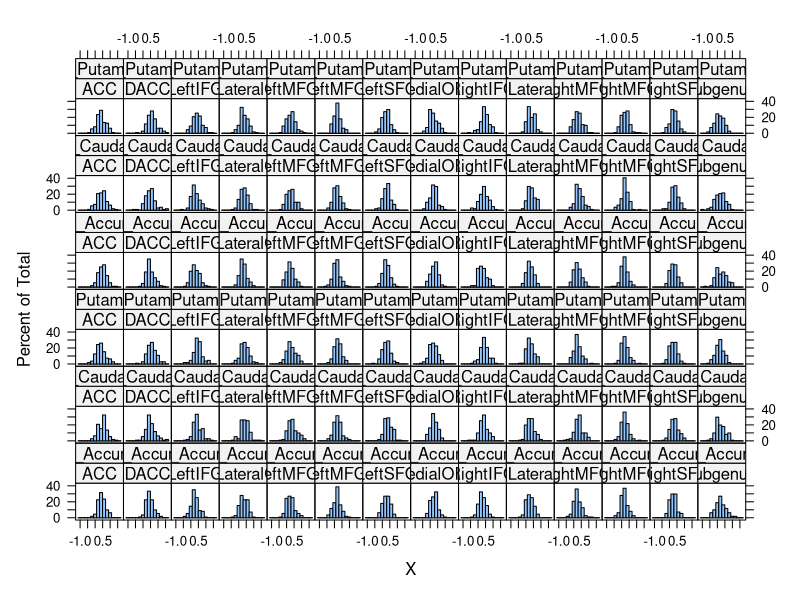

Write the R code that produced this figure. (Note: this script raises an error after producing the figure.)
#setwd(file.path(getMainDir(), "Miscellaneous", "Aarthi_ROIMultComp"))
setwd(paste0(basedir, "/multcomp_from_MH"))

library(lme4)
library(multcomp)
library(lattice)
rois <- read.csv("MATRIX_ALL.csv")

#looks normal enough to me!
histogram(~X | PFC + Subcortical, rois)

#store subject id as categorical
rois$Subject.ID <- factor(rois$Subject.ID)

#mixed correlation model
corrMixed <- lmer(X ~ 1 + PFC * Subcortical * COMT.Genotype * AgeInverseCentered + (1 | Subject.ID), rois, REML=TRUE)

fixef(corrMixed)



#compute cmat for each PFC * Subcort combination
cmat <- list(age=list(), genotype=list(), agexgeno=list())
subcortLevels <- levels(rois$Subcortical)
pfcLevels <- levels(rois$PFC)
coefs <- fixef(corrMixed)
ageEff <- "AgeInverseCentered"
comtEff <- "COMT.Genotype"

for (l in 1:length(subcortLevels)) {
  for (m in 1:length(pfcLevels)) {
    
    #setup empty contrast
    cont <- rep(0, length(coefs))
    names(cont) <- names(coefs)
    
    #setup possible effects of interest
    meSubcort <- paste("Subcortical", subcortLevels[l], sep="")
    mePFC <- paste("PFC", pfcLevels[m], sep="")
    
    #interactions must follow order of model specification above
    #two-way interactions (6 of them)
    pfc_subcort <- paste(mePFC, meSubcort, sep=":")
    pfc_comt <- paste(mePFC, comtEff, sep=":")
    pfc_age <- paste(mePFC, ageEff, sep=":")
    subcort_comt <- paste(meSubcort, comtEff, sep=":")
    subcort_age <- paste(meSubcort, ageEff, sep=":") 
    comt_age <- paste(comtEff, ageEff, sep=":")
    
    #three-way interactions (4 of them)
    pfc_subcort_comt <- paste(mePFC, meSubcort, comtEff, sep=":")
    pfc_subcort_age <- paste(mePFC, meSubcort, ageEff, sep=":")
    pfc_comt_age <- paste(mePFC, comtEff, ageEff, sep=":")
    subcort_comt_age <- paste(meSubcort, comtEff, ageEff, sep=":")
    
    #four-way interaction
    fourway <- paste(mePFC, meSubcort, comtEff, ageEff, sep=":")
    
    #####
    #age contrast
    #Generally: age + subcort:age + pfc:age + subcort:pfc:age
    age.cont <- cont
    age.cont[ageEff] <- 1 #always include main effect of age for age tests
    
    #two-way age x brain region interactions
    if (pfc_age %in% names(coefs)) age.cont[pfc_age] <- 1
    if (subcort_age %in% names(coefs)) age.cont[subcort_age] <- 1
    
    #three-way age x subcort x pfc
    if (pfc_subcort_age %in% names(coefs)) age.cont[pfc_subcort_age] <- 1
    
    conName <- paste(subcortLevels[l], pfcLevels[m], "Age", sep=" X ")
    cmat$age[[conName]] <- age.cont
    
    #####
    #genotype contrast
    #Generally: comt + subcort:comt + pfc:comt + subcort:pfc:comt
    genotype.cont <- cont
    genotype.cont[comtEff] <- 1 #always include main effect of genotype for genotype tests
    
    #two-way genotype x brain region interactions
    if (pfc_comt %in% names(coefs)) genotype.cont[pfc_comt] <- 1
    if (subcort_comt %in% names(coefs)) genotype.cont[subcort_comt] <- 1
    
    #three-way genotype x subcort x pfc
    if (pfc_subcort_comt %in% names(coefs)) genotype.cont[pfc_subcort_comt] <- 1
    
    conName <- paste(subcortLevels[l], pfcLevels[m], "COMT", sep=" X ")
    cmat$genotype[[conName]] <- genotype.cont
    
    #####
    #age x genotype
    #Contrasts test how the age x comt interaction deviates for this PFC x Subcort pair
    #Generally: age:comt + subcort:age:comt + pfc:age:comt + subcort:pfc:age:comt
    agexgeno.cont <- cont
    agexgeno.cont[comt_age] <- 1 #always include genotype x age interaction, which is the reference
    
    #three-way interactions that include age x comt
    if (pfc_comt_age %in% names(coefs)) agexgeno.cont[pfc_comt_age] <- 1
    if (subcort_comt_age %in% names(coefs)) agexgeno.cont[subcort_comt_age] <- 1
    
    #four-way interaction
    if (fourway %in% names(coefs)) agexgeno.cont[fourway] <- 1
    
    conName <- paste(subcortLevels[l], pfcLevels[m], "Age", "COMT", sep=" x ")
    cmat$agexgeno[[conName]] <- agexgeno.cont
    
    
  }
}

#check genotype contrast problem:


#print out contrast estimates for a couple of models.
for (i in 1:2) {
  cat("Age cont: ", names(cmat$age)[i], "\n")
  print(sum(coefs[which(cmat$age[[i]] > 0)]))
  
  cat("Comt cont: ", names(cmat$comt)[i], "\n")
  print(sum(coefs[which(cmat$genotype[[i]] > 0)]))
  
  cat("Age x geno cont: ", names(cmat$agexgeno)[i], "\n")
  print(sum(coefs[which(cmat$agexgeno[[i]] > 0)]))
}

#spot check three models 
laccum_acc <- subset(rois, Subcortical=="L_Accum" & PFC=="ACC")
summary(m1 <- lm(X ~ AgeInverseCentered * COMT.Genotype, data=laccum_acc))
coefs[which(cmat$agexgeno[["L_Accum x ACC x Age x COMT"]] > 0)]

lm(X ~ AgeInverseCentered, data=laccum_acc)
lm(X ~ COMT.Genotype, data=laccum_acc)

m1c <- coef(m1)

pred.low <- m1c["(Intercept)"] + m1c["COMT.Genotype"]

laccum_dacc <- subset(rois, Subcortical=="L_Accum" & PFC=="DACC")
summary(lm(X ~ AgeInverseCentered * COMT.Genotype, data=laccum_dacc))
coefs[which(cmat$agexgeno[["L_Accum x DACC x Age x COMT"]] > 0)]

lcaudate_rsfg <- subset(rois, Subcortical=="L_Caudate" & PFC=="RightSFG")
summary(lm(X ~ AgeInverseCentered * COMT.Genotype, data=lcaudate_rsfg))
coefs[which(cmat$agexgeno[["L_Caudate x RightSFG x Age x COMT"]] > 0)]
sum(coefs[which(cmat$agexgeno[["L_Caudate x RightSFG x Age x COMT"]] > 0)])

#get model-estimated correlations for each combination (useful for graphs)
cm <- lmerCellMeans(corrMixed, divide=c("AgeInverseCentered", "COMT.Genotype"))

####SIMULTANEOUS TESTS
#combine into a matrix
#this combines into all contrasts
cmat.mat <- do.call(rbind, lapply(cmat, function(el) do.call(rbind, el)))

#separated by age, genotype, and interaction
cmat.matSeparate <- lapply(cmat, function(el) do.call(rbind, el))


#no correction (per effect). Adapt below accordingly
lapply(cmat.matSeparate, function(effect) {
      print(summary(glht(corrMixed, linfct=effect), test=adjusted("none")))
    })

###
(nocorrect <- summary(glht(corrMixed, linfct=cmat.mat), test=adjusted("none")))
#print only significant effects
nocorrect$test$coefficients[which(summary(glht(corrMixed, linfct=cmat.mat), test=adjusted("none"))$test$pvalues < .05)]

#if you did the crazy bonferroni
summary(glht(corrMixed, linfct=cmat.mat), test=adjusted("bonferroni"))

#holm is no better
summary(glht(corrMixed, linfct=cmat.mat), test=adjusted("holm"))

#liberal FDR correction
summary(glht(corrMixed, linfct=cmat.mat), test=adjusted("fdr"))

#single-step correction (the Hothorn paper, and multcomp's default
summary(glht(corrMixed, linfct=cmat.mat), test=adjusted("single-step"))

#free combinations of parameters (Westfall 1999)
summary(glht(corrMixed, linfct=cmat.mat), test=adjusted("free"))

#logical constraint adjustments
summary(glht(corrMixed, linfct=cmat.mat), test=adjusted("Westfall"))

#logical constraint adjustments
summary(glht(corrMixed, linfct=cmat.mat), test=adjusted("Shaffer"))



###


cm <- lmerCellMeans(corrMixed, n.cont=c(AgeInverseCentered=30), fixat0="COMT.Genotype")


ggplot(cm, aes(x=AgeInverseCentered, y=X, color=factor(COMT.Genotype))) +
    facet_grid(PFC ~ Subcortical) + geom_line()

#helper function to get predictions of model-estimated correlations

lmerCellMeans <- function(lmerObj, divide=NULL, n.divide=3, divide.prefix=TRUE, n.cont=30, fixat0=NULL) { 
  #print cell means for lmer by expanding level combinations and multiplying against fixed effects  
  predNames <- attr(terms(lmerObj), "term.labels")
  whichME <- attr(terms(lmerObj), "order")
  predNames <- predNames[whichME==1]
  
  predData <- list()
  #divide into categorical and continuous predictors, determine which continuous predictors to discretize
  for (f in predNames) {
    if (f %in% fixat0) { predData[[f]] <- 0 #compute model prediction when this term is 0
    } else if (attr(terms(lmerObj), "dataClasses")[f] == "factor") {
      predData[[f]] <- levels(lmerObj@frame[[f]])  
    } else {
      if (f %in% divide) {
        #divide into -1 SD, M, + 1 SD; or -2SD, -1SD, M, +1SD, +2SD
        fsd <- sd(lmerObj@frame[[f]], na.rm=TRUE)
        fm <- mean(lmerObj@frame[[f]], na.rm=TRUE)
        predData[[f]] <- if (n.divide==3) { c(fm-fsd, fm, fm+fsd)
            } else { c(fm-fsd*2, fm-fsd, fm, fm+fsd, fm+fsd*2) }
      } else {
        if (!is.null(names(n.cont))) {
          #Named vector specifying number of points to predict for each IV
          if (is.na(n.cont[f])) stop("Cannot locate number of continuous pred points for: ", f)
          predData[[f]] <- seq(min(lmerObj@frame[[f]], na.rm=TRUE), max(lmerObj@frame[[f]], na.rm=TRUE), length=n.cont[f])          
        } else {
          #treat as truly continuous predictor and compute models estimates across the range of observed values
          predData[[f]] <- seq(min(lmerObj@frame[[f]], na.rm=TRUE), max(lmerObj@frame[[f]], na.rm=TRUE), length=n.cont)
        }
      }
    }
  }
  
  #dependent variable
  dvname <- as.character(terms(lmerObj)[[2]])
  
  #populate the model-predicted estimates with 0s prior to building model matrix
  predData[[dvname]] <- 0
  
  #Develop a grid 
  predData <- do.call(expand.grid, list(predData))
  
  mm <- model.matrix(terms(lmerObj),predData)
  
  
  predData[[dvname]] <- mm %*% fixef(lmerObj)
  
  pvar1 <- diag(mm %*% tcrossprod(vcov(lmerObj),mm))
  tvar1 <- pvar1+VarCorr(lmerObj)[[1]][1] #assumes that the first element in VarCorr is subject
  
  #confidence and prediction intervals
  predData <- data.frame(
      predData, se=sqrt(pvar1),
      plo = predData[[dvname]]-2*sqrt(pvar1),
      phi = predData[[dvname]]+2*sqrt(pvar1),
      tlo = predData[[dvname]]-2*sqrt(tvar1),
      thi = predData[[dvname]]+2*sqrt(tvar1)
  )
  
  for (f in divide) {
    if (n.divide==3) { flevels <- c("-1 SD", "M", "+1 SD")
    } else if (n.divide==5) { flevels <- c("-2SD", "-1 SD", "M", "+1 SD", "+2 SD") }
    if (divide.prefix) flevels <- paste(Hmisc::capitalize(f), flevels, sep=": ")
    predData[[f]] <- factor(predData[[f]], levels=sort(unique(predData[[f]])), labels=flevels)
  }
  
  return(predData)
}


#leftovers -- junk
#    agexgeno.cont[comtEff] <- 1
#    agexgeno.cont[ageEff] <- 1

#two-way (should include all)

#three-way (should include all)
#    if (pfc_subcort_age %in% names(coefs)) agexgeno.cont[pfc_subcort_age] <- 1
#    if (pfc_subcort_comt %in% names(coefs)) agexgeno.cont[pfc_subcort_comt] <- 1

#before including age and genotype, check for subcort and pfc me and two-way (will exist except for ref levels) 
#if ME subcort is a term, then include it
#    if (meSubcort %in% names(coefs)) cont[meSubcort] <- 1
#    if (mePFC %in% names(coefs)) cont[mePFC] <- 1
#    if (pfc_subcort %in% names(coefs)) cont[pfc_subcort] <- 1


#allSubcort <- grep(paste("Subcortical", subcortLevels[l], sep=""), names(coefs), value=TRUE)
#allPFC <- grep(paste("PFC", pfcLevels[m], sep=""), names(coefs), value=TRUE)

#    if (pfc_age %in% names(coefs)) agexgeno.cont[pfc_age] <- 1
#    if (subcort_age %in% names(coefs)) agexgeno.cont[subcort_age] <- 1
#    if (pfc_comt %in% names(coefs)) agexgeno.cont[pfc_comt] <- 1
#    if (subcort_comt %in% names(coefs)) agexgeno.cont[subcort_comt] <- 1
